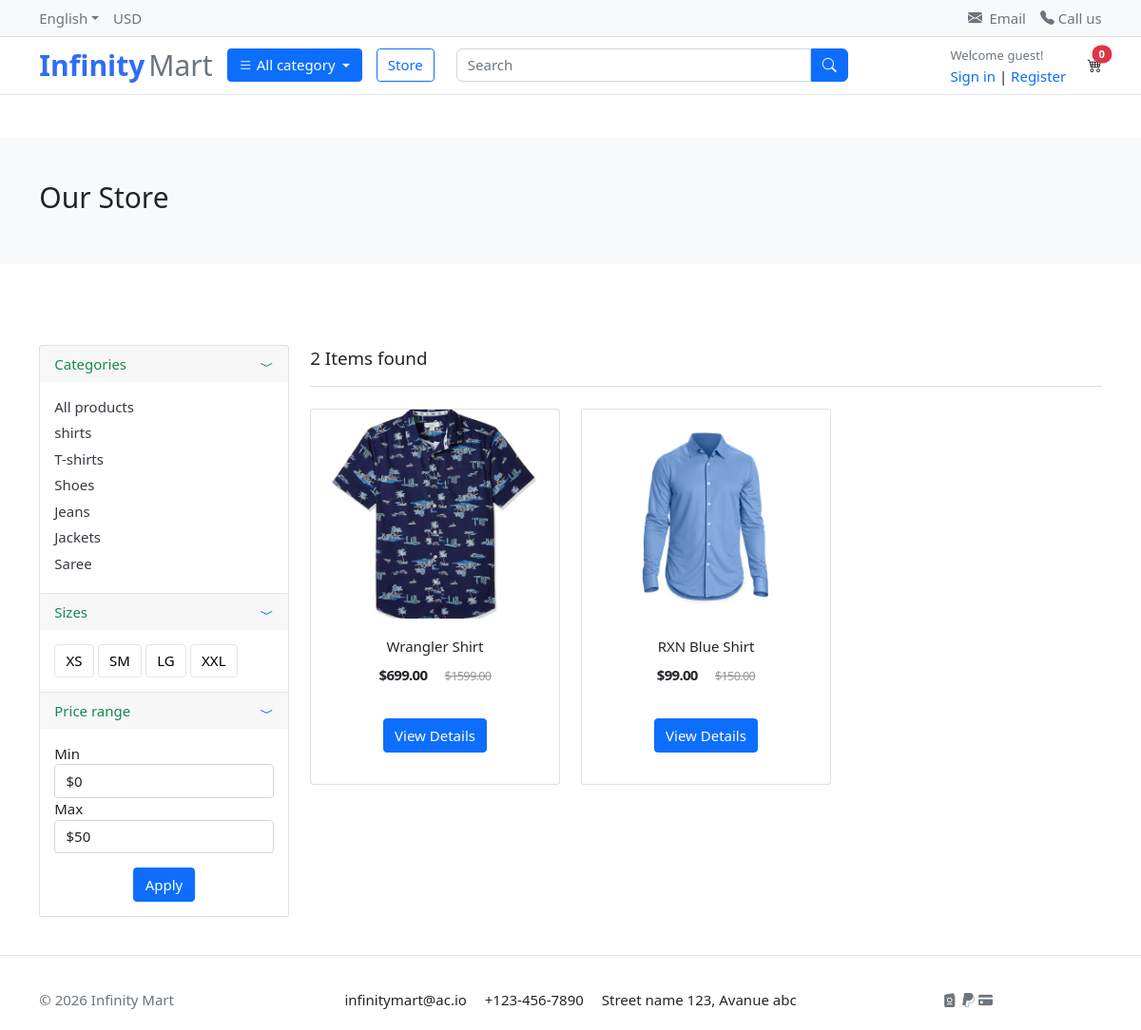
Screenshot of /store/category/shirt/ with the database file from the repository.
### category/models.py (models this page shows, shortened)
class Category(models.Model):
    name = models.CharField(max_length=100, unique=True)
    slug = models.SlugField(max_length=100, unique=True, blank=True)
    description = models.TextField(blank=True, null=True)
    cat_image = models.ImageField(upload_to='category_images/', blank=True, null=True)
    class Meta:
        verbose_name = "Category"
        verbose_name_plural = "Categories"
    def get_url(self):
        return reverse('products_by_category', args=[self.slug])

### store/models.py (models this page shows, shortened)
class Product(models.Model):
    product_name = models.CharField(max_length=255)
    slug = models.SlugField(max_length=200, unique=True)
    price = models.DecimalField(max_digits=10, decimal_places=2)
    previous_price = models.DecimalField(max_digits=10, decimal_places=2, null=True, blank=True)
    description = models.TextField(max_length=200, blank=True)
    is_available = models.BooleanField(default=True)
    images = models.ImageField(upload_to='media/products/')
    stock = models.PositiveIntegerField()
    category = models.ForeignKey('category.Category', on_delete=models.CASCADE)
    created_date = models.DateTimeField(auto_now=True)
    modified_date = models.DateTimeField(auto_now=True)
    def get_url(self):
        return reverse('product_detail', args=[self.category.slug, self.slug])

### store/views.py (the view)
# urls.py: path('store/',include('store.urls')),
def store(request, category_slug=None):
    category = None
    products = None
    if category_slug != None:
        categories = get_object_or_404(Category, slug=category_slug)
        products = Product.objects.filter(category=categories, is_available=True)
        paginator = Paginator(products, 3)
        page = request.GET.get('page')
        paged_products = paginator.get_page(page)
        products_count = products.count()
    else:
        products = Product.objects.all().filter(is_available=True).order_by('id')
        paginator = Paginator(products, 3)
        page = request.GET.get('page')
        paged_products = paginator.get_page(page)
        products_count = products.count()
    context ={
        'products':paged_products,
        'products_count':products_count,
    }
    return render(request,'store/store.html',context)

### carts/context_processor.py (called while the page is built)
def counter(request):
    cart_count = 0
    try:
        cart = Cart.objects.get(cart_id=cart_id(request))
        cart_items = CartItem.objects.filter(cart=cart, is_active=True)
        for cart_item in cart_items:
            cart_count += cart_item.quantity
    except Cart.DoesNotExist:
        cart_count = 0
    return dict(cart_count=cart_count)

### carts/views.py (called while the page is built)
def cart_id(request):
    cart = request.session.session_key
    if not cart:
        cart = request.session.create()
    return cart

### category/context_proessors.py (called while the page is built)
def menu_links(request):
    links = Category.objects.all()
    return dict(links=links)

### templates/store/store.html (shortened to what this page needs)
{% extends 'base.html' %}
{% load static %}
{% block content %}
<section class="section-pagetop bg my-5">
	<div class="container">
		{% if 'search' in request.path %}
		<h2 class="title-page">Search Results</h2>
		{% else %}
		<h2 class="title-page">Our Store</h2>
		{% endif %}
	</div>
</section>
<section class="section-content padding-y">
	<div class="container">
		<div class="row">
			<aside class="col-md-3">
				<div class="card">
					<article class="filter-group">
						<header class="card-header">
							<a href="#" data-toggle="collapse" data-target="#collapse_1" aria-expanded="true"
								class="text-decoration-none text-success">
								<div class="d-flex justify-content-between">
									<h6 class="title ">Categories</h6>
									<i class="bi bi-chevron-compact-down"></i>
								</div>
							</a>
						</header>
						<div class="filter-content collapse show " id="collapse_1">
							<div class="card-body">
								<ul class="list-menu list-unstyled ">
									<li><a href="{% url 'store' %}" class="text-decoration-none">All products</a></li>
									{% for category in links %}
									<li><a href="{{ category.get_url }}" class="text-decoration-none">{{ category.name }}</a></li>
									{% endfor %}
								</ul>
							</div>
						</div>
					</article>
					<article class="filter-group">
						<header class="card-header">
							<a href="#" data-toggle="collapse" data-target="#collapse_4" aria-expanded="true"
								class="text-decoration-none">
								<div class="d-flex justify-content-between">
									<h6 class="title text-success ">Sizes </h6>
									<i class="bi bi-chevron-compact-down"></i>
								</div>
							</a>
						</header>
						<div class="filter-content collapse show" id="collapse_4">
							<div class="card-body">
								<label class="checkbox-btn">
									<span class="btn btn-light"> XS </span>
								</label>
								<label class="checkbox-btn">
									<span class="btn btn-light"> SM </span>
								</label>
								<label class="checkbox-btn">
									<span class="btn btn-light"> LG </span>
								</label>
								<label class="checkbox-btn">
									<span class="btn btn-light"> XXL </span>
								</label>
							</div>
						</div>
					</article>
					<article class="filter-group">
						<header class="card-header">
							<a href="#" data-toggle="collapse" data-target="#collapse_3" aria-expanded="true"
								class="text-decoration-none">
								<div class="d-flex justify-content-between">
									<h6 class="title text-success">Price range </h6>
									<i class="bi bi-chevron-compact-down"></i>
								</div>
							</a>
						</header>
						<div class="filter-content collapse show" id="collapse_3">
							<div class="card-body ">
								<div class="form-row ">
									<div class="form-group col-md-12 text-start me-2 ">
										<label>Min </label>
										<select class="mr-2 form-control">
											<option value="0">$0 </option>
										</select>
									</div>
									<div class="form-group  col-md-12">
										<label>Max</label>
										<select class="mr-2 form-control">
											<option value="50">$50</option>
										</select>
									</div>
								</div>
								<div class="text-center cover">
									<button class="btn btn-block btn-primary mt-3 ">Apply</button>
								</div>
							</div>
						</div>
					</article>
				</div>
			</aside>
			<main class="col-md-9">
				<header class="border-bottom mb-4 pb-3">
					<div class="form-inline">
						<span class="mr-md-auto fs-5">{{ products_count }} Items found </span>
					</div>
				</header>
				<div class="row">
					{% if products %}
					{% for product in products %}
					<div class="col-md-4">
						<figure class="card card-product-grid">
							<div class="img-wrap">
								<a href="{{ product.get_url }}"><img src="{{ product.images.url}}" class="img-fluid"></a>
							</div>
							<figcaption class="info-wrap">
								<div class="fix-height text-center">
									<a href="{{ product.get_url }}" class="title text-decoration-none">{{ product.product_name }}</a>
									<div class="price-wrap mt-2 ">
										<span class="price">${{ product.price }}</span>
										<del class="price-old ms-3">${{ product.previous_price }}</del>
									</div>
								</div>
								<div class="text-center mt-2">
									<a href="{{ product.get_url }}" class="btn btn-block btn-primary mb-3">View Details </a>
								</div>
							</figcaption>
						</figure>
					</div>
					{% endfor %}
					{% else %}
					<div class="mt-5">
						<h2 class="text-center ">No results found. Please try again.</h2>
					</div>
					{% endif %}
				</div>
			</main>
		</div>
	</div>
</section>
{% endblock %}

### app/static/css/ui.css (style rules this page uses)
html { font-family: "Inter", sans-serif; font-size: 15px; }
.img-wrap { text-align: center; display: block; }
.img-wrap img { max-width: 100%; }
.price-wrap { letter-spacing: -0.7px; }
.padding-y { padding-top: 40px; padding-bottom: 40px; }
figure { margin-bottom: 0; }
article:after, .form-group:after { display: block; clear: both; content: ""; }
.bg { background-color: #f8f9fa; }
.title-page { color: #212529; }
.btn-light { background-color: #fff; border-color: #e4e4e4; }
[class*=list-] li:after { visibility: hidden; display: block; content: ""; overflow: hidden; height: 0; clear: both; }
.list-menu { list-style: none; margin: 0; padding-left: 0; }
.list-menu li { margin-bottom: 5px; }
.list-menu a { color: #343a40; }
[class*=card-product] a.title { color: #212529; display: block; }
[class*=card-product] .img-wrap { overflow: hidden; position: relative; }
[class*=card-product] .img-wrap img { height: 100%; max-width: 100%; width: auto; display: inline-block; -o-object-fit: cover; object-fit: cover; }
.card-product-grid { margin-bottom: 20px; }
.card-product-grid .img-wrap { border-radius: 0.2rem 0.2rem 0 0; height: 220px; }
.card-product-grid .info-wrap { overflow: hidden; padding: 18px 20px; }
.card-product-grid .fix-height { height: 80px; overflow: hidden; }
.card .img-wrap { overflow: hidden; }
.price { font-weight: 600; color: #212529; }
.price-old { color: #969696; margin-left: 3px; font-size: 85%; }
.card-header .title { margin-bottom: 0; line-height: 1.5; }
.filter-group { border-bottom: 1px solid #e4e4e4; }
.filter-group .card-header { border-bottom: 0; }
.filter-group:last-child { border-bottom: 0; }
.checkbox-btn { position: relative; }
.section-pagetop { padding: 45px 0; }

### rows the page displays
Category: name "shirts"
Category: name "T-shirts"
Category: name "Shoes"
Category: name "Jeans"
Category: name "Jackets"
Category: name "Saree"
Product: images (picture), product_name "Wrangler Shirt", price "699.00", previous_price "1599.00"
Product: images (picture), product_name "RXN Blue Shirt", price "99.00", previous_price "150.00"

### other values shown
{{ cart_count }} "0"
{{ products_count }} "2"
